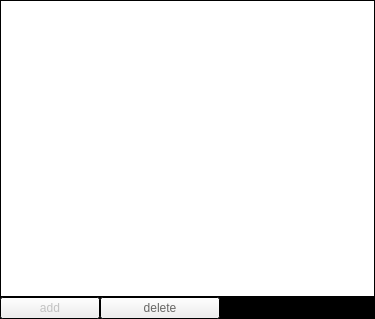
<?xml version="1.0" encoding="UTF-8"?>
<ui version="4.0">
 <class>SymbolEditTab</class>
 <widget class="QWidget" name="SymbolEditTab">
  <property name="geometry">
   <rect>
    <x>0</x>
    <y>0</y>
    <width>375</width>
    <height>319</height>
   </rect>
  </property>
  <property name="palette">
   <palette>
    <active>
     <colorrole role="Base">
      <brush brushstyle="SolidPattern">
       <color alpha="255">
        <red>255</red>
        <green>255</green>
        <blue>255</blue>
       </color>
      </brush>
     </colorrole>
     <colorrole role="Window">
      <brush brushstyle="SolidPattern">
       <color alpha="255">
        <red>0</red>
        <green>0</green>
        <blue>0</blue>
       </color>
      </brush>
     </colorrole>
    </active>
    <inactive>
     <colorrole role="Base">
      <brush brushstyle="SolidPattern">
       <color alpha="255">
        <red>255</red>
        <green>255</green>
        <blue>255</blue>
       </color>
      </brush>
     </colorrole>
     <colorrole role="Window">
      <brush brushstyle="SolidPattern">
       <color alpha="255">
        <red>0</red>
        <green>0</green>
        <blue>0</blue>
       </color>
      </brush>
     </colorrole>
    </inactive>
    <disabled>
     <colorrole role="Base">
      <brush brushstyle="SolidPattern">
       <color alpha="255">
        <red>0</red>
        <green>0</green>
        <blue>0</blue>
       </color>
      </brush>
     </colorrole>
     <colorrole role="Window">
      <brush brushstyle="SolidPattern">
       <color alpha="255">
        <red>0</red>
        <green>0</green>
        <blue>0</blue>
       </color>
      </brush>
     </colorrole>
    </disabled>
   </palette>
  </property>
  <property name="windowTitle">
   <string>Form</string>
  </property>
  <layout class="QGridLayout" name="gridLayout">
   <property name="leftMargin">
    <number>0</number>
   </property>
   <property name="topMargin">
    <number>0</number>
   </property>
   <property name="rightMargin">
    <number>0</number>
   </property>
   <property name="bottomMargin">
    <number>0</number>
   </property>
   <property name="spacing">
    <number>0</number>
   </property>
   <item row="1" column="0">
    <widget class="QPushButton" name="addSymbolButton">
     <property name="minimumSize">
      <size>
       <width>100</width>
       <height>0</height>
      </size>
     </property>
     <property name="maximumSize">
      <size>
       <width>100</width>
       <height>16777215</height>
      </size>
     </property>
     <property name="palette">
      <palette>
       <active>
        <colorrole role="ButtonText">
         <brush brushstyle="SolidPattern">
          <color alpha="255">
           <red>194</red>
           <green>194</green>
           <blue>194</blue>
          </color>
         </brush>
        </colorrole>
       </active>
       <inactive>
        <colorrole role="ButtonText">
         <brush brushstyle="SolidPattern">
          <color alpha="255">
           <red>194</red>
           <green>194</green>
           <blue>194</blue>
          </color>
         </brush>
        </colorrole>
       </inactive>
       <disabled>
        <colorrole role="ButtonText">
         <brush brushstyle="SolidPattern">
          <color alpha="255">
           <red>103</red>
           <green>102</green>
           <blue>100</blue>
          </color>
         </brush>
        </colorrole>
       </disabled>
      </palette>
     </property>
     <property name="text">
      <string>add</string>
     </property>
    </widget>
   </item>
   <item row="0" column="0" colspan="4">
    <widget class="QTableWidget" name="tableWidget">
     <attribute name="horizontalHeaderVisible">
      <bool>false</bool>
     </attribute>
     <attribute name="horizontalHeaderDefaultSectionSize">
      <number>120</number>
     </attribute>
     <attribute name="verticalHeaderVisible">
      <bool>false</bool>
     </attribute>
     <column>
      <property name="text">
       <string>name</string>
      </property>
     </column>
     <column>
      <property name="text">
       <string>value</string>
      </property>
     </column>
    </widget>
   </item>
   <item row="1" column="1">
    <widget class="QPushButton" name="delSymbolButton">
     <property name="enabled">
      <bool>false</bool>
     </property>
     <property name="minimumSize">
      <size>
       <width>120</width>
       <height>0</height>
      </size>
     </property>
     <property name="maximumSize">
      <size>
       <width>120</width>
       <height>16777215</height>
      </size>
     </property>
     <property name="palette">
      <palette>
       <active>
        <colorrole role="ButtonText">
         <brush brushstyle="SolidPattern">
          <color alpha="255">
           <red>194</red>
           <green>194</green>
           <blue>194</blue>
          </color>
         </brush>
        </colorrole>
       </active>
       <inactive>
        <colorrole role="ButtonText">
         <brush brushstyle="SolidPattern">
          <color alpha="255">
           <red>194</red>
           <green>194</green>
           <blue>194</blue>
          </color>
         </brush>
        </colorrole>
       </inactive>
       <disabled>
        <colorrole role="ButtonText">
         <brush brushstyle="SolidPattern">
          <color alpha="255">
           <red>103</red>
           <green>102</green>
           <blue>100</blue>
          </color>
         </brush>
        </colorrole>
       </disabled>
      </palette>
     </property>
     <property name="text">
      <string>delete</string>
     </property>
    </widget>
   </item>
   <item row="1" column="2" colspan="2">
    <widget class="QLabel" name="label">
     <property name="text">
      <string>TextLabel</string>
     </property>
    </widget>
   </item>
  </layout>
 </widget>
 <resources/>
 <connections/>
</ui>
